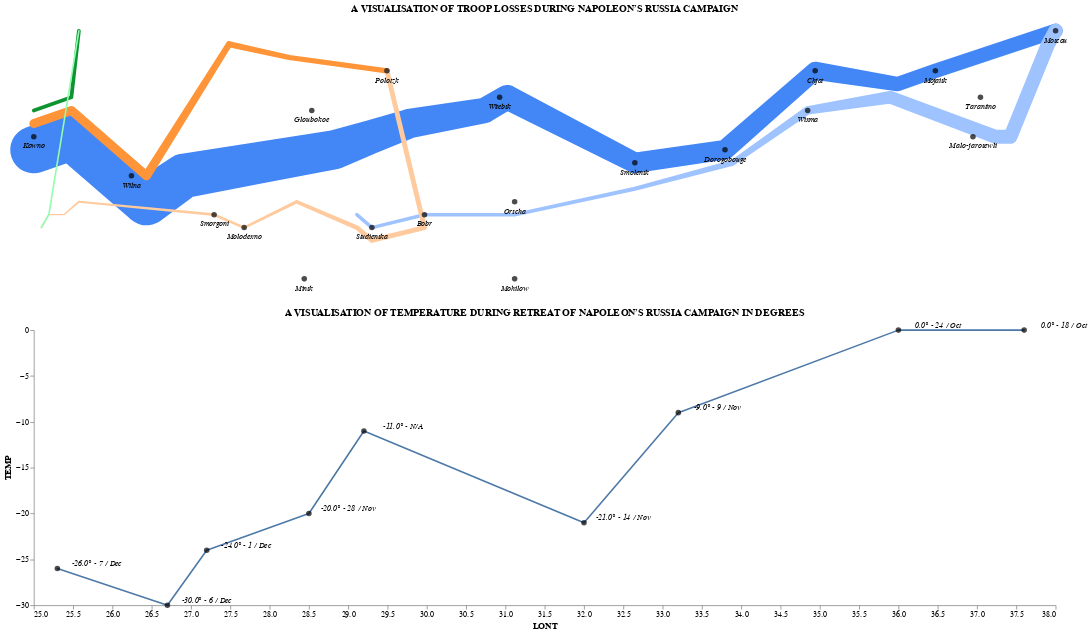

Write notebook code for a chart like this one.
### Code cell
#combining temp and map chart
final_chart = alt.vconcat(map_chart, temp).configure_view(
    width=800,
    height=200,
    strokeWidth=0
).configure_axis(
    grid=False,
    labelFont="Calibri",
    titleFont="Calibri"
)
final_chart.background='white'
final_chart

### Figure 1 — Vega-Lite specification as saved in the notebook (floating-point values rounded to 4 significant figures)
{"config": {"view": {"continuousWidth": 400, "continuousHeight": 300, "height": 200, "strokeWidth": 0, "width": 800}, "axis": {"grid": false, "labelFont": "Calibri", "titleFont": "Calibri"}}, "vconcat": [{"layer": [{"data": {"name": "data-0f0079365b977f2d9c02a859d88580f1"}, "mark": "trail", "encoding": {"color": {"value": "#4287f5"}, "detail": {"type": "quantitative", "field": "DIV"}, "latitude": {"field": "LATP", "type": "quantitative"}, "longitude": {"field": "LONP", "type": "quantitative"}, "size": {"type": "quantitative", "field": "SURV", "legend": null, "scale": {"range": [1, 60]}}, "tooltip": [{"type": "quantitative", "field": "DIV", "title": "Division"}, {"type": "quantitative", "field": "SURV", "title": "Survivors"}, {"type": "nominal", "field": "DIR", "title": "Direction"}, {"type": "quantitative", "field": "LONP", "title": "Longitude"}, {"type": "quantitative", "field": "LATP", "title": "Latitude"}]}, "height": 350, "title": "A VISUALISATION OF TROOP LOSSES DURING NAPOLEON’S RUSSIA CAMPAIGN", "width": 1300}, {"data": {"name": "data-be25f3f125547aee2cbfd3e5d807c71a"}, "mark": "trail", "encoding": {"color": {"value": "#9ec3ff"}, "detail": {"type": "quantitative", "field": "DIV"}, "latitude": {"field": "LATP", "type": "quantitative"}, "longitude": {"field": "LONP", "type": "quantitative"}, "size": {"type": "quantitative", "field": "SURV", "legend": null, "scale": {"range": [1, 60]}}, "tooltip": [{"type": "quantitative", "field": "DIV", "title": "Division"}, {"type": "quantitative", "field": "SURV", "title": "Survivors"}, {"type": "nominal", "field": "DIR", "title": "Direction"}, {"type": "quantitative", "field": "LONP", "title": "Longitude"}, {"type": "quantitative", "field": "LATP", "title": "Latitude"}]}, "height": 350, "title": "A VISUALISATION OF TROOP LOSSES DURING NAPOLEON’S RUSSIA CAMPAIGN", "width": 1300}, {"layer": [{"data": {"name": "data-199eac02c46db1311fbae3df525227f6"}, "mark": "trail", "encoding": {"color": {"value": "#ff9438"}, "detail": {"type": "quantitative", "field": "DIV"}, "latitude": {"field": "LATP", "type": "quantitative"}, "longitude": {"field": "LONP", "type": "quantitative"}, "size": {"type": "quantitative", "field": "SURV", "legend": null, "scale": {"range": [1, 60]}}, "tooltip": [{"type": "quantitative", "field": "DIV", "title": "Division"}, {"type": "quantitative", "field": "SURV", "title": "Survivors"}, {"type": "nominal", "field": "DIR", "title": "Direction"}, {"type": "quantitative", "field": "LONP", "title": "Longitude"}, {"type": "quantitative", "field": "LATP", "title": "Latitude"}]}, "height": 350, "title": "A VISUALISATION OF TROOP LOSSES DURING NAPOLEON’S RUSSIA CAMPAIGN", "width": 1300}, {"data": {"name": "data-0f3a90da2833a0677dcd4b2dd865d475"}, "mark": "trail", "encoding": {"color": {"value": "#ffcb9e"}, "detail": {"type": "quantitative", "field": "DIV"}, "latitude": {"field": "LATP", "type": "quantitative"}, "longitude": {"field": "LONP", "type": "quantitative"}, "size": {"type": "quantitative", "field": "SURV", "legend": null, "scale": {"range": [1, 60]}}, "tooltip": [{"type": "quantitative", "field": "DIV", "title": "Division"}, {"type": "quantitative", "field": "SURV", "title": "Survivors"}, {"type": "nominal", "field": "DIR", "title": "Direction"}, {"type": "quantitative", "field": "LONP", "title": "Longitude"}, {"type": "quantitative", "field": "LATP", "title": "Latitude"}]}, "height": 350, "title": "A VISUALISATION OF TROOP LOSSES DURING NAPOLEON’S RUSSIA CAMPAIGN", "width": 1300}]}, {"layer": [{"data": {"name": "data-ae55ba3c652a8b84865f6b3e8ca8b1f6"}, "mark": "trail", "encoding": {"color": {"value": "#0f9432"}, "detail": {"type": "quantitative", "field": "DIV"}, "latitude": {"field": "LATP", "type": "quantitative"}, "longitude": {"field": "LONP", "type": "quantitative"}, "size": {"type": "quantitative", "field": "SURV", "legend": null, "scale": {"range": [1, 60]}}, "tooltip": [{"type": "quantitative", "field": "DIV", "title": "Division"}, {"type": "quantitative", "field": "SURV", "title": "Survivors"}, {"type": "nominal", "field": "DIR", "title": "Direction"}, {"type": "quantitative", "field": "LONP", "title": "Longitude"}, {"type": "quantitative", "field": "LATP", "title": "Latitude"}]}, "height": 350, "title": "A VISUALISATION OF TROOP LOSSES DURING NAPOLEON’S RUSSIA CAMPAIGN", "width": 1300}, {"data": {"name": "data-b909b8e36c44e703f12595083cc00298"}, "mark": "trail", "encoding": {"color": {"value": "#92fcaf"}, "detail": {"type": "quantitative", "field": "DIV"}, "latitude": {"field": "LATP", "type": "quantitative"}, "longitude": {"field": "LONP", "type": "quantitative"}, "size": {"type": "quantitative", "field": "SURV", "legend": null, "scale": {"range": [1, 60]}}, "tooltip": [{"type": "quantitative", "field": "DIV", "title": "Division"}, {"type": "quantitative", "field": "SURV", "title": "Survivors"}, {"type": "nominal", "field": "DIR", "title": "Direction"}, {"type": "quantitative", "field": "LONP", "title": "Longitude"}, {"type": "quantitative", "field": "LATP", "title": "Latitude"}]}, "height": 350, "title": "A VISUALISATION OF TROOP LOSSES DURING NAPOLEON’S RUSSIA CAMPAIGN", "width": 1300}]}, {"layer": [{"mark": {"type": "text", "dx": 0, "dy": 12, "fontSize": 10, "fontStyle": "italic"}, "encoding": {"latitude": {"field": "LATC", "type": "quantitative"}, "longitude": {"field": "LONC", "type": "quantitative"}, "text": {"type": "nominal", "field": "CITY"}}, "height": 350, "width": 1300}, {"mark": {"type": "circle", "color": "black", "size": 50}, "encoding": {"latitude": {"field": "LATC", "type": "quantitative"}, "longitude": {"field": "LONC", "type": "quantitative"}, "tooltip": [{"type": "nominal", "field": "CITY", "title": "City"}, {"type": "quantitative", "field": "LONC", "title": "Longitude"}, {"type": "quantitative", "field": "LATC", "title": "Latitude"}]}, "height": 350, "width": 1300}], "data": {"name": "data-09a84a2cca3e202a740f0b269ef96a7e"}}], "height": 600, "width": 900}, {"layer": [{"mark": "trail", "encoding": {"x": {"type": "quantitative", "field": "LONT"}, "y": {"type": "quantitative", "field": "TEMP"}}, "height": 350, "title": "A VISUALISATION OF TEMPERATURE DURING RETREAT OF NAPOLEON’S RUSSIA CAMPAIGN IN DEGREES", "width": 1300}, {"layer": [{"mark": {"type": "circle", "color": "black", "size": 50}, "encoding": {"tooltip": [{"type": "quantitative", "field": "LONT", "title": "Longitude"}, {"type": "quantitative", "field": "TEMP", "title": "Temperature"}], "x": {"type": "quantitative", "field": "LONT"}, "y": {"type": "quantitative", "field": "TEMP"}}, "height": 350, "width": 1300}, {"mark": {"type": "text", "dx": 50, "dy": -6, "fontSize": 10, "fontStyle": "italic"}, "encoding": {"text": {"type": "nominal", "field": "label"}, "x": {"type": "quantitative", "field": "LONT"}, "y": {"type": "quantitative", "field": "TEMP"}}, "height": 350, "width": 1300}]}], "data": {"name": "data-c56cbd6688bf374ccfb16b1733f062dc"}}], "background": "white", "$schema": "https://vega.github.io/schema/vega-lite/v4.8.1.json", "datasets": {"data-0f0079365b977f2d9c02a859d88580f1": [{"LONP": 24.0, "LATP": 54.9, "SURV": 340000, "DIR": "A", "DIV": 1}, {"LONP": 24.5, "LATP": 55.0, "SURV": 340000, "DIR": "A", "DIV": 1}, {"LONP": 25.5, "LATP": 54.5, "SURV": 340000, "DIR": "A", "DIV": 1}, {"LONP": 26.0, "LATP": 54.7, "SURV": 320000, "DIR": "A", "DIV": 1}, {"LONP": 27.0, "LATP": 54.8, "SURV": 300000, "DIR": "A", "DIV": 1}, {"LONP": 28.0, "LATP": 54.9, "SURV": 280000, "DIR": "A", "DIV": 1}, {"LONP": 28.5, "LATP": 55.0, "SURV": 240000, "DIR": "A", "DIV": 1}, {"LONP": 29.0, "LATP": 55.1, "SURV": 210000, "DIR": "A", "DIV": 1}, {"LONP": 30.0, "LATP": 55.2, "SURV": 180000, "DIR": "A", "DIV": 1}, {"LONP": 30.3, "LATP": 55.3, "SURV": 175000, "DIR": "A", "DIV": 1}, {"LONP": 32.0, "LATP": 54.8, "SURV": 145000, "DIR": "A", "DIV": 1}, {"LONP": 33.2, "LATP": 54.9, "SURV": 140000, "DIR": "A", "DIV": 1}, {"LONP": 34.4, "LATP": 55.5, "SURV": 127100, "DIR": "A", "DIV": 1}, {"LONP": 35.5, "LATP": 55.4, "SURV": 100000, "DIR": "A", "DIV": 1}, {"LONP": 36.0, "LATP": 55.5, "SURV": 100000, "DIR": "A", "DIV": 1}, {"LONP": 37.6, "LATP": 55.8, "SURV": 100000, "DIR": "A", "DIV": 1}], "data-be25f3f125547aee2cbfd3e5d807c71a": [{"LONP": 37.6, "LATP": 55.8, "SURV": 100000, "DIR": "R", "DIV": 1}, {"LONP": 37.5, "LATP": 55.7, "SURV": 98000, "DIR": "R", "DIV": 1}, {"LONP": 37.0, "LATP": 55.0, "SURV": 97000, "DIR": "R", "DIV": 1}, {"LONP": 36.8, "LATP": 55.0, "SURV": 96000, "DIR": "R", "DIV": 1}, {"LONP": 35.4, "LATP": 55.3, "SURV": 87000, "DIR": "R", "DIV": 1}, {"LONP": 34.3, "LATP": 55.2, "SURV": 55000, "DIR": "R", "DIV": 1}, {"LONP": 33.3, "LATP": 54.8, "SURV": 37000, "DIR": "R", "DIV": 1}, {"LONP": 32.0, "LATP": 54.6, "SURV": 24000, "DIR": "R", "DIV": 1}, {"LONP": 30.4, "LATP": 54.4, "SURV": 20000, "DIR": "R", "DIV": 1}, {"LONP": 29.2, "LATP": 54.4, "SURV": 20000, "DIR": "R", "DIV": 1}, {"LONP": 28.5, "LATP": 54.3, "SURV": 20000, "DIR": "R", "DIV": 1}, {"LONP": 28.3, "LATP": 54.4, "SURV": 20000, "DIR": "R", "DIV": 1}], "data-199eac02c46db1311fbae3df525227f6": [{"LONP": 24.0, "LATP": 55.1, "SURV": 60000, "DIR": "A", "DIV": 2}, {"LONP": 24.5, "LATP": 55.2, "SURV": 60000, "DIR": "A", "DIV": 2}, {"LONP": 25.5, "LATP": 54.7, "SURV": 60000, "DIR": "A", "DIV": 2}, {"LONP": 26.6, "LATP": 55.7, "SURV": 40000, "DIR": "A", "DIV": 2}, {"LONP": 27.4, "LATP": 55.6, "SURV": 33000, "DIR": "A", "DIV": 2}, {"LONP": 28.7, "LATP": 55.5, "SURV": 33000, "DIR": "A", "DIV": 2}], "data-0f3a90da2833a0677dcd4b2dd865d475": [{"LONP": 28.7, "LATP": 55.5, "SURV": 30000, "DIR": "R", "DIV": 2}, {"LONP": 29.2, "LATP": 54.3, "SURV": 30000, "DIR": "R", "DIV": 2}, {"LONP": 28.5, "LATP": 54.2, "SURV": 30000, "DIR": "R", "DIV": 2}, {"LONP": 28.3, "LATP": 54.3, "SURV": 28000, "DIR": "R", "DIV": 2}, {"LONP": 27.5, "LATP": 54.5, "SURV": 20000, "DIR": "R", "DIV": 2}, {"LONP": 26.8, "LATP": 54.3, "SURV": 12000, "DIR": "R", "DIV": 2}, {"LONP": 26.4, "LATP": 54.4, "SURV": 14000, "DIR": "R", "DIV": 2}, {"LONP": 24.6, "LATP": 54.5, "SURV": 8000, "DIR": "R", "DIV": 2}, {"LONP": 24.4, "LATP": 54.4, "SURV": 4000, "DIR": "R", "DIV": 2}, {"LONP": 24.2, "LATP": 54.4, "SURV": 4000, "DIR": "R", "DIV": 2}, {"LONP": 24.1, "LATP": 54.3, "SURV": 4000, "DIR": "R", "DIV": 2}], "data-ae55ba3c652a8b84865f6b3e8ca8b1f6": [{"LONP": 24.0, "LATP": 55.2, "SURV": 22000, "DIR": "A", "DIV": 3}, {"LONP": 24.5, "LATP": 55.3, "SURV": 22000, "DIR": "A", "DIV": 3}, {"LONP": 24.6, "LATP": 55.8, "SURV": 22000, "DIR": "A", "DIV": 3}], "data-b909b8e36c44e703f12595083cc00298": [{"LONP": 24.6, "LATP": 55.8, "SURV": 6000, "DIR": "R", "DIV": 3}, {"LONP": 24.2, "LATP": 54.4, "SURV": 6000, "DIR": "R", "DIV": 3}, {"LONP": 24.1, "LATP": 54.3, "SURV": 6000, "DIR": "R", "DIV": 3}], "data-09a84a2cca3e202a740f0b269ef96a7e": [{"LONC": 24.0, "LATC": 55.0, "CITY": "Kowno"}, {"LONC": 25.3, "LATC": 54.7, "CITY": "Wilna"}, {"LONC": 26.4, "LATC": 54.4, "CITY": "Smorgoni"}, {"LONC": 26.8, "LATC": 54.3, "CITY": "Molodexno"}, {"LONC": 27.7, "LATC": 55.2, "CITY": "Gloubokoe"}, {"LONC": 27.6, "LATC": 53.9, "CITY": "Minsk"}, {"LONC": 28.5, "LATC": 54.3, "CITY": "Studienska"}, {"LONC": 28.7, "LATC": 55.5, "CITY": "Polotzk"}, {"LONC": 29.2, "LATC": 54.4, "CITY": "Bobr"}, {"LONC": 30.2, "LATC": 55.3, "CITY": "Witebsk"}, {"LONC": 30.4, "LATC": 54.5, "CITY": "Orscha"}, {"LONC": 30.4, "LATC": 53.9, "CITY": "Mohilow"}, {"LONC": 32.0, "LATC": 54.8, "CITY": "Smolensk"}, {"LONC": 33.2, "LATC": 54.9, "CITY": "Dorogobouge"}, {"LONC": 34.3, "LATC": 55.2, "CITY": "Wixma"}, {"LONC": 34.4, "LATC": 55.5, "CITY": "Chjat"}, {"LONC": 36.0, "LATC": 55.5, "CITY": "Mojaisk"}, {"LONC": 37.6, "LATC": 55.8, "CITY": "Moscou"}, {"LONC": 36.6, "LATC": 55.3, "CITY": "Tarantino"}, {"LONC": 36.5, "LATC": 55.0, "CITY": "Malo-jarosewli"}], "data-c56cbd6688bf374ccfb16b1733f062dc": [{"LONT": 37.6, "TEMP": 0.0, "DAYS": 6.0, "DATE": "18 / Oct", "label": "0.0° - 18 / Oct"}, {"LONT": 36.0, "TEMP": 0.0, "DAYS": 6.0, "DATE": "24 / Oct", "label": "0.0° - 24 / Oct"}, {"LONT": 33.2, "TEMP": -9.0, "DAYS": 16.0, "DATE": "9 / Nov", "label": "-9.0° - 9 / Nov"}, {"LONT": 32.0, "TEMP": -21.0, "DAYS": 5.0, "DATE": "14 / Nov", "label": "-21.0° - 14 / Nov"}, {"LONT": 29.2, "TEMP": -11.0, "DAYS": 10.0, "DATE": "N/A", "label": "-11.0° - N/A"}, {"LONT": 28.5, "TEMP": -20.0, "DAYS": 4.0, "DATE": "28 / Nov", "label": "-20.0° - 28 / Nov"}, {"LONT": 27.2, "TEMP": -24.0, "DAYS": 3.0, "DATE": "1 / Dec", "label": "-24.0° - 1 / Dec"}, {"LONT": 26.7, "TEMP": -30.0, "DAYS": 5.0, "DATE": "6 / Dec", "label": "-30.0° - 6 / Dec"}, {"LONT": 25.3, "TEMP": -26.0, "DAYS": 1.0, "DATE": "7 / Dec", "label": "-26.0° - 7 / Dec"}]}}
